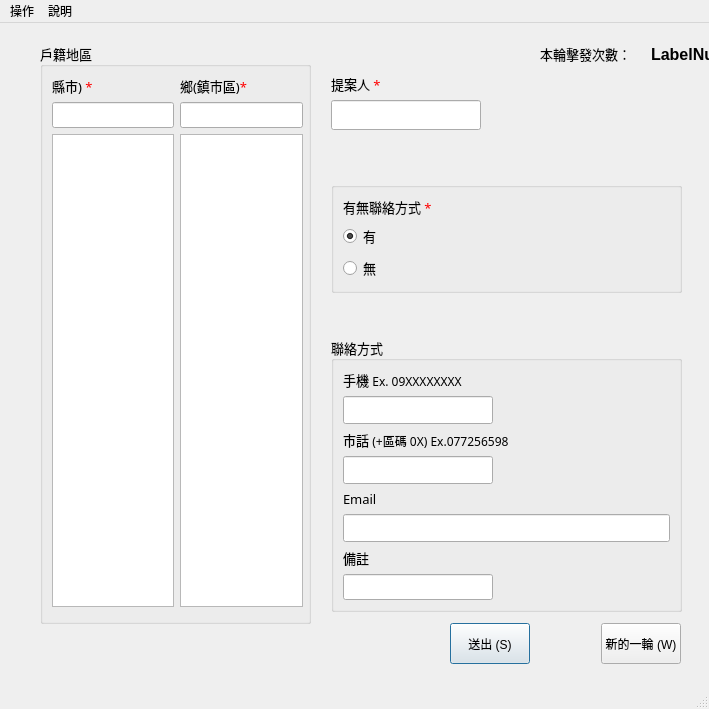
<?xml version="1.0" encoding="UTF-8"?>
<ui version="4.0">
 <class>MainWindow</class>
 <widget class="QMainWindow" name="MainWindow">
  <property name="geometry">
   <rect>
    <x>0</x>
    <y>0</y>
    <width>709</width>
    <height>709</height>
   </rect>
  </property>
  <property name="minimumSize">
   <size>
    <width>709</width>
    <height>709</height>
   </size>
  </property>
  <property name="windowTitle">
   <string>島國機關槍 Lite</string>
  </property>
  <widget class="QWidget" name="centralwidget">
   <widget class="QGroupBox" name="groupBox">
    <property name="geometry">
     <rect>
      <x>40</x>
      <y>20</y>
      <width>271</width>
      <height>581</height>
     </rect>
    </property>
    <property name="font">
     <font>
      <family>微軟正黑體</family>
      <pointsize>10</pointsize>
     </font>
    </property>
    <property name="title">
     <string>戶籍地區</string>
    </property>
    <widget class="QWidget" name="layoutWidget">
     <property name="geometry">
      <rect>
       <x>12</x>
       <y>33</y>
       <width>251</width>
       <height>531</height>
      </rect>
     </property>
     <layout class="QHBoxLayout" name="horizontalLayout">
      <item>
       <layout class="QVBoxLayout" name="verticalLayout_6">
        <item>
         <widget class="QLabel" name="label_7">
          <property name="font">
           <font>
            <family>微軟正黑體</family>
            <pointsize>10</pointsize>
           </font>
          </property>
          <property name="text">
           <string>&lt;html&gt;&lt;head/&gt;&lt;body&gt;&lt;p&gt;縣市) &lt;span style=&quot; color:#ff0000;&quot;&gt;*&lt;/span&gt;&lt;/p&gt;&lt;/body&gt;&lt;/html&gt;</string>
          </property>
         </widget>
        </item>
        <item>
         <widget class="QLineEdit" name="lineEdit_City">
          <property name="enabled">
           <bool>true</bool>
          </property>
         </widget>
        </item>
        <item>
         <widget class="QListWidget" name="listWidget_City">
          <property name="enabled">
           <bool>true</bool>
          </property>
         </widget>
        </item>
       </layout>
      </item>
      <item>
       <layout class="QVBoxLayout" name="verticalLayout_7">
        <item>
         <widget class="QLabel" name="label_8">
          <property name="font">
           <font>
            <family>微軟正黑體</family>
            <pointsize>10</pointsize>
           </font>
          </property>
          <property name="text">
           <string>&lt;html&gt;&lt;head/&gt;&lt;body&gt;&lt;p&gt;&lt;span style=&quot; color:#000000;&quot;&gt;鄉(鎮市區)&lt;/span&gt;&lt;span style=&quot; color:#ff0000;&quot;&gt;*&lt;/span&gt;&lt;/p&gt;&lt;/body&gt;&lt;/html&gt;</string>
          </property>
         </widget>
        </item>
        <item>
         <widget class="QLineEdit" name="lineEdit_Area">
          <property name="enabled">
           <bool>true</bool>
          </property>
         </widget>
        </item>
        <item>
         <widget class="QListWidget" name="listWidget_Area">
          <property name="enabled">
           <bool>true</bool>
          </property>
         </widget>
        </item>
       </layout>
      </item>
     </layout>
    </widget>
   </widget>
   <widget class="QWidget" name="layoutWidget">
    <property name="geometry">
     <rect>
      <x>331</x>
      <y>51</y>
      <width>351</width>
      <height>538</height>
     </rect>
    </property>
    <layout class="QVBoxLayout" name="verticalLayout_10">
     <item>
      <layout class="QVBoxLayout" name="verticalLayout_8">
       <item>
        <widget class="QLabel" name="label_6">
         <property name="font">
          <font>
           <family>微軟正黑體</family>
           <pointsize>10</pointsize>
          </font>
         </property>
         <property name="text">
          <string>&lt;html&gt;&lt;head/&gt;&lt;body&gt;&lt;p&gt;提案人 &lt;span style=&quot; color:#ff0000;&quot;&gt;*&lt;/span&gt;&lt;/p&gt;&lt;/body&gt;&lt;/html&gt;</string>
         </property>
        </widget>
       </item>
       <item>
        <widget class="QLineEdit" name="lineEdit_Name">
         <property name="enabled">
          <bool>true</bool>
         </property>
         <property name="minimumSize">
          <size>
           <width>150</width>
           <height>30</height>
          </size>
         </property>
         <property name="maximumSize">
          <size>
           <width>150</width>
           <height>30</height>
          </size>
         </property>
         <property name="font">
          <font>
           <pointsize>10</pointsize>
          </font>
         </property>
        </widget>
       </item>
      </layout>
     </item>
     <item>
      <spacer name="verticalSpacer_3">
       <property name="orientation">
        <enum>Qt::Vertical</enum>
       </property>
       <property name="sizeHint" stdset="0">
        <size>
         <width>20</width>
         <height>40</height>
        </size>
       </property>
      </spacer>
     </item>
     <item>
      <spacer name="verticalSpacer_2">
       <property name="orientation">
        <enum>Qt::Vertical</enum>
       </property>
       <property name="sizeHint" stdset="0">
        <size>
         <width>17</width>
         <height>9</height>
        </size>
       </property>
      </spacer>
     </item>
     <item>
      <layout class="QVBoxLayout" name="verticalLayout_9">
       <item>
        <widget class="QGroupBox" name="groupBox_3">
         <property name="enabled">
          <bool>true</bool>
         </property>
         <property name="font">
          <font>
           <pointsize>10</pointsize>
          </font>
         </property>
         <layout class="QVBoxLayout" name="verticalLayout_5">
          <item>
           <widget class="QLabel" name="label_2">
            <property name="font">
             <font>
              <family>微軟正黑體</family>
             </font>
            </property>
            <property name="text">
             <string>&lt;html&gt;&lt;head/&gt;&lt;body&gt;&lt;p&gt;有無聯絡方式 &lt;span style=&quot; color:#ff0000;&quot;&gt;*&lt;/span&gt;&lt;/p&gt;&lt;/body&gt;&lt;/html&gt;</string>
            </property>
           </widget>
          </item>
          <item>
           <widget class="QRadioButton" name="radioButton">
            <property name="enabled">
             <bool>true</bool>
            </property>
            <property name="text">
             <string>有</string>
            </property>
            <property name="checked">
             <bool>true</bool>
            </property>
           </widget>
          </item>
          <item>
           <widget class="QRadioButton" name="radioButton_2">
            <property name="enabled">
             <bool>true</bool>
            </property>
            <property name="text">
             <string>無</string>
            </property>
           </widget>
          </item>
         </layout>
        </widget>
       </item>
       <item>
        <spacer name="verticalSpacer">
         <property name="orientation">
          <enum>Qt::Vertical</enum>
         </property>
         <property name="sizeHint" stdset="0">
          <size>
           <width>20</width>
           <height>40</height>
          </size>
         </property>
        </spacer>
       </item>
       <item>
        <widget class="QGroupBox" name="groupBox_2">
         <property name="font">
          <font>
           <family>微軟正黑體</family>
           <pointsize>10</pointsize>
          </font>
         </property>
         <property name="title">
          <string>聯絡方式</string>
         </property>
         <layout class="QVBoxLayout" name="verticalLayout_4">
          <item>
           <layout class="QVBoxLayout" name="verticalLayout_2">
            <item>
             <widget class="QLabel" name="label_4">
              <property name="text">
               <string>&lt;html&gt;&lt;head/&gt;&lt;body&gt;&lt;p&gt;手機 &lt;span style=&quot; font-size:9pt;&quot;&gt;Ex. 09XXXXXXXX&lt;/span&gt;&lt;/p&gt;&lt;/body&gt;&lt;/html&gt;</string>
              </property>
             </widget>
            </item>
            <item>
             <widget class="QLineEdit" name="lineEdit_CellPhone">
              <property name="enabled">
               <bool>true</bool>
              </property>
              <property name="minimumSize">
               <size>
                <width>150</width>
                <height>28</height>
               </size>
              </property>
              <property name="maximumSize">
               <size>
                <width>150</width>
                <height>28</height>
               </size>
              </property>
              <property name="font">
               <font>
                <family>微軟正黑體</family>
               </font>
              </property>
             </widget>
            </item>
           </layout>
          </item>
          <item>
           <layout class="QVBoxLayout" name="verticalLayout_12">
            <item>
             <layout class="QVBoxLayout" name="verticalLayout">
              <item>
               <widget class="QLabel" name="label_3">
                <property name="text">
                 <string>&lt;html&gt;&lt;head/&gt;&lt;body&gt;&lt;p&gt;市話 &lt;span style=&quot; font-size:9pt;&quot;&gt;(+區碼 0X) Ex.077256598&lt;/span&gt;&lt;/p&gt;&lt;/body&gt;&lt;/html&gt;</string>
                </property>
               </widget>
              </item>
              <item>
               <widget class="QLineEdit" name="lineEdit_HomePhone">
                <property name="enabled">
                 <bool>true</bool>
                </property>
                <property name="minimumSize">
                 <size>
                  <width>150</width>
                  <height>28</height>
                 </size>
                </property>
                <property name="maximumSize">
                 <size>
                  <width>150</width>
                  <height>28</height>
                 </size>
                </property>
                <property name="font">
                 <font>
                  <family>微軟正黑體</family>
                 </font>
                </property>
               </widget>
              </item>
             </layout>
            </item>
            <item>
             <widget class="QLabel" name="label_5">
              <property name="font">
               <font>
                <family>微軟正黑體</family>
                <pointsize>10</pointsize>
               </font>
              </property>
              <property name="text">
               <string>&lt;html&gt;&lt;head/&gt;&lt;body&gt;&lt;p&gt;Email&lt;/p&gt;&lt;/body&gt;&lt;/html&gt;</string>
              </property>
             </widget>
            </item>
            <item>
             <widget class="QLineEdit" name="lineEdit_Email">
              <property name="enabled">
               <bool>true</bool>
              </property>
              <property name="minimumSize">
               <size>
                <width>321</width>
                <height>28</height>
               </size>
              </property>
              <property name="font">
               <font>
                <family>微軟正黑體</family>
                <pointsize>10</pointsize>
               </font>
              </property>
              <property name="locale">
               <locale language="Chinese" country="Taiwan"/>
              </property>
             </widget>
            </item>
           </layout>
          </item>
          <item>
           <layout class="QVBoxLayout" name="verticalLayout_3"/>
          </item>
          <item>
           <layout class="QVBoxLayout" name="verticalLayout_11">
            <item>
             <widget class="QLabel" name="label_9">
              <property name="text">
               <string>&lt;html&gt;&lt;head/&gt;&lt;body&gt;&lt;p&gt;備註&lt;/p&gt;&lt;/body&gt;&lt;/html&gt;</string>
              </property>
             </widget>
            </item>
            <item>
             <widget class="QLineEdit" name="lineEdit_PS">
              <property name="enabled">
               <bool>true</bool>
              </property>
              <property name="maximumSize">
               <size>
                <width>150</width>
                <height>28</height>
               </size>
              </property>
              <property name="font">
               <font>
                <family>微軟正黑體</family>
               </font>
              </property>
             </widget>
            </item>
           </layout>
          </item>
         </layout>
        </widget>
       </item>
      </layout>
     </item>
    </layout>
   </widget>
   <widget class="QWidget" name="layoutWidget">
    <property name="geometry">
     <rect>
      <x>450</x>
      <y>600</y>
      <width>231</width>
      <height>41</height>
     </rect>
    </property>
    <layout class="QHBoxLayout" name="horizontalLayout_2">
     <item>
      <widget class="QPushButton" name="pushButton_Submit">
       <property name="enabled">
        <bool>true</bool>
       </property>
       <property name="sizePolicy">
        <sizepolicy hsizetype="Expanding" vsizetype="Preferred">
         <horstretch>0</horstretch>
         <verstretch>0</verstretch>
        </sizepolicy>
       </property>
       <property name="minimumSize">
        <size>
         <width>0</width>
         <height>0</height>
        </size>
       </property>
       <property name="text">
        <string>送出 (S)</string>
       </property>
       <property name="autoDefault">
        <bool>false</bool>
       </property>
       <property name="default">
        <bool>true</bool>
       </property>
      </widget>
     </item>
     <item>
      <spacer name="horizontalSpacer">
       <property name="orientation">
        <enum>Qt::Horizontal</enum>
       </property>
       <property name="sizeHint" stdset="0">
        <size>
         <width>40</width>
         <height>20</height>
        </size>
       </property>
      </spacer>
     </item>
     <item>
      <widget class="QPushButton" name="pushButton_Reset">
       <property name="sizePolicy">
        <sizepolicy hsizetype="Preferred" vsizetype="Preferred">
         <horstretch>0</horstretch>
         <verstretch>0</verstretch>
        </sizepolicy>
       </property>
       <property name="minimumSize">
        <size>
         <width>0</width>
         <height>0</height>
        </size>
       </property>
       <property name="maximumSize">
        <size>
         <width>16777215</width>
         <height>16777215</height>
        </size>
       </property>
       <property name="text">
        <string>新的一輪 (W)</string>
       </property>
       <property name="autoDefault">
        <bool>false</bool>
       </property>
       <property name="default">
        <bool>false</bool>
       </property>
      </widget>
     </item>
    </layout>
   </widget>
   <widget class="QWidget" name="layoutWidget">
    <property name="geometry">
     <rect>
      <x>540</x>
      <y>20</y>
      <width>215</width>
      <height>22</height>
     </rect>
    </property>
    <layout class="QHBoxLayout" name="horizontalLayout_3">
     <item>
      <widget class="QLabel" name="label">
       <property name="font">
        <font>
         <pointsize>10</pointsize>
        </font>
       </property>
       <property name="text">
        <string>本輪擊發次數：</string>
       </property>
      </widget>
     </item>
     <item>
      <widget class="QLabel" name="label_num">
       <property name="font">
        <font>
         <pointsize>12</pointsize>
         <weight>75</weight>
         <bold>true</bold>
        </font>
       </property>
       <property name="text">
        <string>LabelNum</string>
       </property>
      </widget>
     </item>
    </layout>
   </widget>
   <zorder>layoutWidget</zorder>
   <zorder>layoutWidget</zorder>
   <zorder>groupBox</zorder>
   <zorder>layoutWidget</zorder>
  </widget>
  <widget class="QMenuBar" name="menubar">
   <property name="geometry">
    <rect>
     <x>0</x>
     <y>0</y>
     <width>709</width>
     <height>25</height>
    </rect>
   </property>
   <widget class="QMenu" name="menu">
    <property name="title">
     <string>操作</string>
    </property>
    <addaction name="actionSubmit"/>
    <addaction name="actionClear"/>
    <addaction name="separator"/>
    <addaction name="actionClose"/>
   </widget>
   <widget class="QMenu" name="menu_2">
    <property name="title">
     <string>說明</string>
    </property>
    <addaction name="actionAbout"/>
    <addaction name="actionReadMe"/>
   </widget>
   <addaction name="menu"/>
   <addaction name="menu_2"/>
  </widget>
  <widget class="QStatusBar" name="statusbar"/>
  <action name="actionSubmit">
   <property name="text">
    <string>送出</string>
   </property>
   <property name="shortcut">
    <string>Ctrl+S</string>
   </property>
  </action>
  <action name="actionClear">
   <property name="text">
    <string>清除</string>
   </property>
   <property name="shortcut">
    <string>Ctrl+W</string>
   </property>
  </action>
  <action name="actionClose">
   <property name="text">
    <string>關閉</string>
   </property>
  </action>
  <action name="actionAbout">
   <property name="text">
    <string>關於 島國機關槍 Lite</string>
   </property>
  </action>
  <action name="actionReadMe">
   <property name="text">
    <string>使用方法</string>
   </property>
   <property name="shortcut">
    <string>F1</string>
   </property>
  </action>
 </widget>
 <tabstops>
  <tabstop>lineEdit_City</tabstop>
  <tabstop>lineEdit_Area</tabstop>
  <tabstop>lineEdit_Name</tabstop>
  <tabstop>radioButton</tabstop>
  <tabstop>radioButton_2</tabstop>
  <tabstop>lineEdit_CellPhone</tabstop>
  <tabstop>lineEdit_HomePhone</tabstop>
  <tabstop>lineEdit_Email</tabstop>
  <tabstop>lineEdit_PS</tabstop>
  <tabstop>listWidget_City</tabstop>
  <tabstop>listWidget_Area</tabstop>
 </tabstops>
 <resources/>
 <connections>
  <connection>
   <sender>lineEdit_PS</sender>
   <signal>returnPressed()</signal>
   <receiver>pushButton_Submit</receiver>
   <slot>setFocus()</slot>
   <hints>
    <hint type="sourcelabel">
     <x>436</x>
     <y>561</y>
    </hint>
    <hint type="destinationlabel">
     <x>736</x>
     <y>88</y>
    </hint>
   </hints>
  </connection>
  <connection>
   <sender>actionSubmit</sender>
   <signal>triggered()</signal>
   <receiver>pushButton_Submit</receiver>
   <slot>click()</slot>
   <hints>
    <hint type="sourcelabel">
     <x>-1</x>
     <y>-1</y>
    </hint>
    <hint type="destinationlabel">
     <x>748</x>
     <y>97</y>
    </hint>
   </hints>
  </connection>
  <connection>
   <sender>actionClose</sender>
   <signal>triggered()</signal>
   <receiver>MainWindow</receiver>
   <slot>close()</slot>
   <hints>
    <hint type="sourcelabel">
     <x>-1</x>
     <y>-1</y>
    </hint>
    <hint type="destinationlabel">
     <x>354</x>
     <y>343</y>
    </hint>
   </hints>
  </connection>
  <connection>
   <sender>actionClear</sender>
   <signal>triggered()</signal>
   <receiver>pushButton_Reset</receiver>
   <slot>click()</slot>
   <hints>
    <hint type="sourcelabel">
     <x>-1</x>
     <y>-1</y>
    </hint>
    <hint type="destinationlabel">
     <x>603</x>
     <y>625</y>
    </hint>
   </hints>
  </connection>
 </connections>
</ui>
